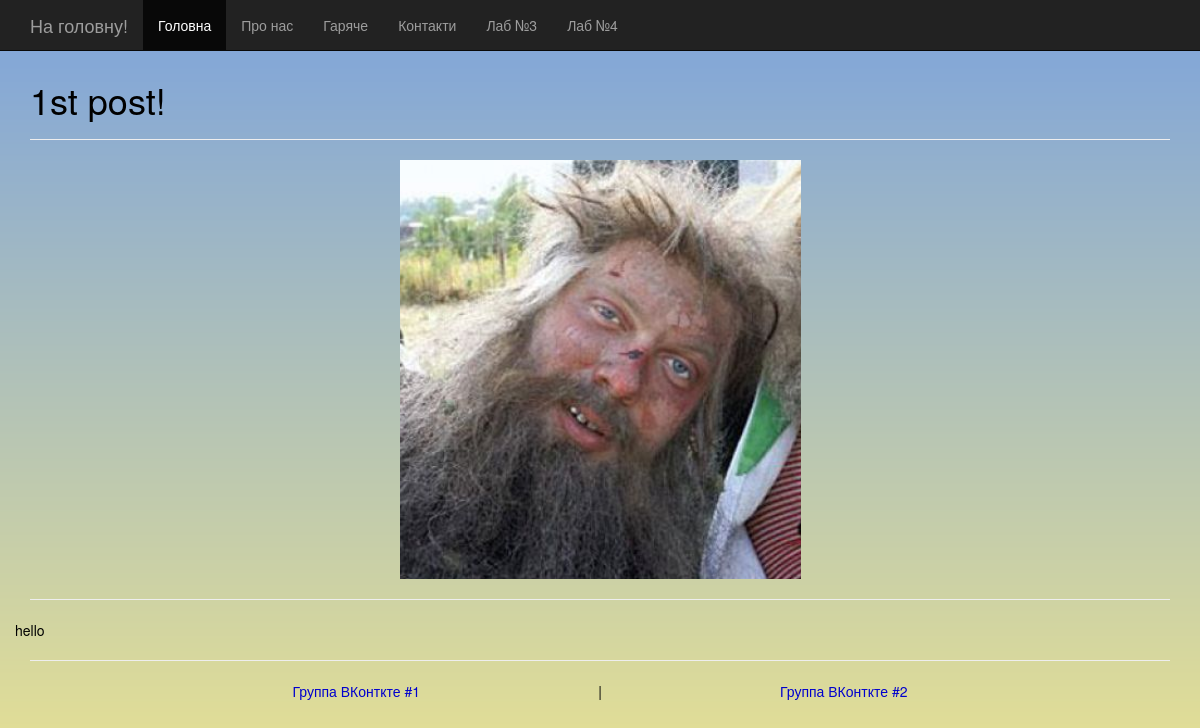
Page /post/6/ on the committed database.
### blog/models.py (models this page shows, shortened)
class Post(models.Model):
    title = models.CharField(max_length=100)
    text = models.TextField(max_length=10000)
    pic = models.ImageField()

### blog/views.py (the view)
# urls.py: url(r'^post/(?P<post_id>[0-9]+)/$', show_post, name='post'),
def show_post(request, post_id):
    post = get_object_or_404(Post, id=post_id)
    return render(request, 'blog/post.html', {'post': post})

### blog/templates/blog/post.html (shortened to what this page needs)
{% extends 'blog/base.html' %}
{% block header %}
    {{ post.title }}
{% endblock %}
{% block content %}
    <div class="row">
        <img class="img-responsive center-block" src="{{ post.pic.url }}">
    </div>
    <hr>
    <div class="row">{{ post.text|linebreaksbr|urlize }}</div>
{% endblock %}

### blog/static/blog/style.css (style rules this page uses)
body { background-image: url(images/backgrounds/b_y_grad.png); background-position: top; background-attachment: fixed; background-size: cover; color: black; margin: 10px; }

### rows in the picture
Post: title "1st post!", pic (picture), text "hello"
